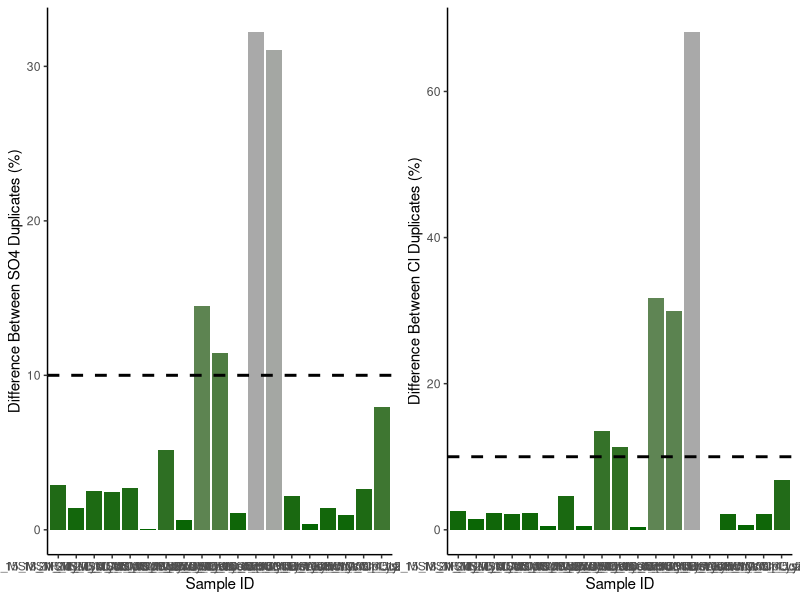
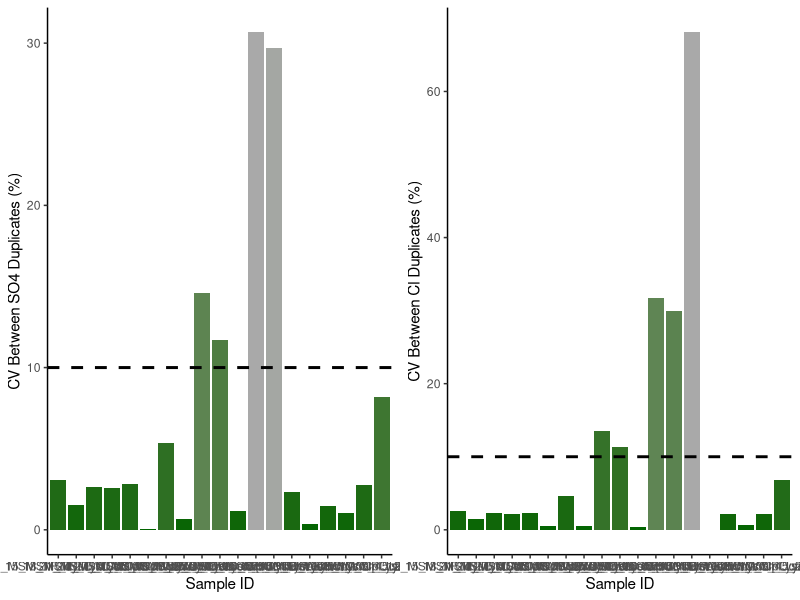
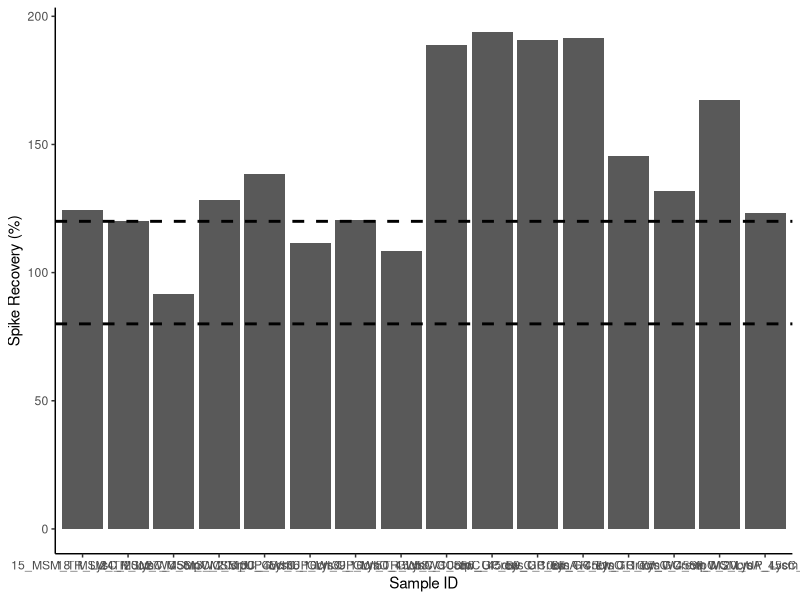

Write R code to recreate these figures, in order. (Note: this script raises an error after producing the figures.)
## ---- chunk 1
knitr::opts_chunk$set(echo = TRUE)

## Load data.table package
library(data.table)
library(ggplot2)
library(dplyr)
library(data.table)
library(matrixStats)
library(gridExtra)
library(ggpubr)
library(grid)
library(stringr)
## ---- chunk 2
# SULFATE DATA: 

## Read in raw data file from Dionex - copied and saved as a txt
Sdat <- read.table("Raw Data/COMPASS_Synoptic_CB_MonMon_202206_SO4.txt",sep='\t' , header=T, skip=3)
head(Sdat)

## Only keep the columns that we need 
Sdat <- Sdat[ ,c(2,5,7)] # dont need this here 
head(Sdat)

## Name the columns correctly 
colnames(Sdat) <- c( "Sample_ID", "SO4_ppm", "SO4_Area")
Sdat$Sample_ID <- as.factor(Sdat$Sample_ID)
Sdat$SO4_ppm <- as.numeric(Sdat$SO4_ppm)
Sdat <- as.data.frame(Sdat)
head(Sdat)

#Chloride data 
## Read in raw data file from Dionex - copied and saved as a txt
Cldat <- read.table("Raw Data/COMPASS_Synoptic_CB_MonMon_202206_Cl.txt",sep='\t' , header=T, skip=3)
head(Cldat)

## Only keep the columns that we need 
Cldat <- Cldat[ ,c(2,5,7)]
head(Cldat)

## Name the columns correctly 
colnames(Cldat) <- c( "Sample_ID", "Cl_ppm", "Cl_Area")
Cldat$Sample_ID <- as.factor(Cldat$Sample_ID)
Cldat$Cl_ppm <- as.numeric(Cldat$Cl_ppm)
Cldat <- as.data.frame(Cldat)
head(Cldat) 


## Bring the data back together: 
all_dat <- merge(Sdat, Cldat, by="Sample_ID")
head(all_dat)

## Remove empty lines 
all_dat <- all_dat[!(is.na(all_dat$Sample_ID) | all_dat$Sample_ID==""), ]
head(all_dat)

all_dat <- droplevels(all_dat[!all_dat$Sample_ID == 'Lab Blank',])
head(all_dat)



## ---- chunk 3
stds <- all_dat[grepl("Standard", all_dat$Sample_ID),]
head(stds)

stds_chk_S <- stds %>%
	group_by(Sample_ID) %>%
	summarise(mean = mean(SO4_ppm), sd = sd(SO4_ppm))
stds_chk_S$cv <- (stds_chk_S$sd/stds_chk_S$mean)*100
stds_chk_S$flag <-  ifelse(stds_chk_S$cv <2, 'YES', 'NO, rerun')
head(stds_chk_S)

stds_chk_Cl <- stds %>%
	group_by(Sample_ID) %>%
	summarise(mean = mean(Cl_ppm), sd = sd(Cl_ppm))
stds_chk_Cl$cv <- (stds_chk_Cl$sd/stds_chk_Cl$mean)*100
stds_chk_Cl$flag <-  ifelse(stds_chk_Cl$cv <2, 'YES', 'NO, rerun')
head(stds_chk_Cl)

lmS <- lm(stds$SO4_Area ~ stds$SO4_ppm)
SO4_sum <- summary(lmS)
SO4_Slope <- SO4_sum$coefficients[2, 1] 
SO4_Int <- SO4_sum$coefficients[1, 1] 


lmCl <- lm(stds$Cl_Area ~ stds$Cl_ppm)
Cl_sum <- summary(lmCl)
Cl_Slope <- Cl_sum$coefficients[2, 1] 
Cl_Int <- Cl_sum$coefficients[1, 1] 
## ---- chunk 4
#remove standards from sample dataframe
sampledat <- all_dat[!grepl("Standard", all_dat$Sample_ID),]
head(sampledat)

# Constants needed for calculations: 
clmw <- 35.45     #molecular weight of Chloride: 35.45 
smw <- 32.06      #molecular weight of sulfur: 32.06


# Convert ppm to mmol/L
sampledat$SO4_mM <- (sampledat$SO4_ppm / smw)
sampledat$Cl_mM <- (sampledat$Cl_ppm / clmw)


# Calculate Salinity 
# calculated using the Knudsen equation 
# Salinity = 0.03 + 1.8050 * Chlorinity
# Ref: A Practical Handbook of Seawater Analysis by Strickland & Parsons (P. 11)
# =((1.807*Cl_ppm)+0.026)/1000
sampledat$salinity <- ((1.8070 * sampledat$Cl_ppm) + 0.026) / 1000


head(sampledat)
## ---- chunk 5
#Show me the data that we have from the calculations 
head(sampledat)

#pull out any rows that have "dup" in the SampleID column
dups <- sampledat %>%  
  filter(str_detect(Sample_ID, "dup"))      #have to change this to match data
head(dups)

#remove these from sample dataframe in a new dataframe
sampledat2 <- sampledat %>%  
  filter(!str_detect(Sample_ID, "dup")) %>%  
  filter(!str_detect(Sample_ID, "spk")) 
head(sampledat2)


#remove the dup from these IDs so we will have duplicate sample names
dups$Sample_ID<-gsub("_dup","",as.character(dups$Sample_ID))
colnames(dups) <- c('Sample_ID', 'SO4_ppm_dup','SO4_Area_dup', 'Cl_ppm_dup','Cl_Area_dup','SO4_mM_dup', "Cl_mM_dup", "salinity_dup")
head(dups)

#put it back together with the old data set and look for duplicates 
QAdups <- merge(sampledat2, dups)
head(QAdups)

QAdups$SO4_dups_chk <- ((abs(QAdups$SO4_mM-QAdups$SO4_mM_dup))/((QAdups$SO4_mM+QAdups$SO4_mM_dup)/2))*100
QAdups$SO4_dups_flag <-  ifelse(QAdups$SO4_dups_chk <10, 'YES', 'NO, rerun')

QAdups$Cl_dups_chk <- ((abs(QAdups$Cl_mM-QAdups$Cl_mM_dup))/((QAdups$Cl_mM+QAdups$Cl_mM_dup)/2))*100
QAdups$Cl_dups_flag <-  ifelse(QAdups$Cl_dups_chk <10, 'YES', 'NO, rerun')

head(QAdups)

#plot dups output as a bar graph to easily check - want any over 10% to be red need to work on this 
Sdupsbar <- ggplot(data = QAdups, aes(x = Sample_ID, y = SO4_dups_chk, fill=SO4_dups_chk)) +
       geom_bar(stat = 'identity') + 
        scale_fill_gradient2(low='darkgreen', mid='darkgreen', high='darkgrey', space='Lab') + 
        theme_classic() + labs(x= "Sample ID", y="Difference Between SO4 Duplicates (%)") + 
        theme(legend.position="none") +  geom_hline(yintercept=10, linetype="dashed", 
                color = "black", size=1)


Cldupsbar <- ggplot(data = QAdups, aes(x = Sample_ID, y = Cl_dups_chk, fill=Cl_dups_chk)) +
       geom_bar(stat = 'identity') + 
        scale_fill_gradient2(low='darkgreen', mid='darkgreen', high='darkgrey', space='Lab') + 
        theme_classic() + labs(x= "Sample ID", y="Difference Between Cl Duplicates (%)") + 
        theme(legend.position="none") +  geom_hline(yintercept=10, linetype="dashed", 
                color = "black", size=1)

ggarrange(Sdupsbar, Cldupsbar,ncol=2, nrow=1)

#check for percent of no, reruns to see if it  would warrant reruns 
Perc_dups <- QAdups %>% 
  group_by(SO4_dups_flag) %>%
  summarise(S_no_rows = length(SO4_dups_flag)) 
Perc_dups1 <- QAdups %>% 
  group_by(Cl_dups_flag) %>%
  summarise(Cl_no_rows = length(Cl_dups_flag))
colnames(Perc_dups) <- c("Flag", "S_no_rows")
colnames(Perc_dups1) <- c("Flag", "Cl_no_rows")
Perc_dups2 <- cbind(Perc_dups, Perc_dups1)

Perc_dups2$Total <- length(QAdups$SO4_dups_flag)
Perc_dups2$S_Percent <- (Perc_dups2$S_no_rows / Perc_dups2$Total)*100
Perc_dups2$Cl_Percent <- (Perc_dups2$Cl_no_rows / Perc_dups2$Total)*100
head(Perc_dups2)


## ---- chunk 6
#the cv 
# calculate the sd bewteen the two duplicates then divide by the mean and multiply by 100 

df2 <- as.data.frame(QAdups$SO4_mM)
df2$dups <- QAdups$SO4_mM_dup

df2$sds <- apply(df2,1,sd)
df2$mean <- apply(df2, 1, mean)

QAdups$SO4_dups_cv <- (df2$sds/df2$mean) * 100
QAdups$SO4_dups_cv_flag <-  ifelse(QAdups$SO4_dups_cv <11, 'YES', 'NO, rerun')

head(QAdups)

#plot dups output as a bar graph to easily check - want any over 10% to be red need to work on this 
Sdupsbar <- ggplot(data = QAdups, aes(x = Sample_ID, y = SO4_dups_cv, fill=SO4_dups_chk)) +
       geom_bar(stat = 'identity') + 
        scale_fill_gradient2(low='darkgreen', mid='darkgreen', high='darkgrey', space='Lab') + 
        theme_classic() + labs(x= "Sample ID", y="CV Between SO4 Duplicates (%)") + 
        theme(legend.position="none") +  geom_hline(yintercept=10, linetype="dashed", 
                color = "black", size=1)


Cldupsbar <- ggplot(data = QAdups, aes(x = Sample_ID, y = Cl_dups_chk, fill=Cl_dups_chk)) +
       geom_bar(stat = 'identity') + 
        scale_fill_gradient2(low='darkgreen', mid='darkgreen', high='darkgrey', space='Lab') + 
        theme_classic() + labs(x= "Sample ID", y="CV Between Cl Duplicates (%)") + 
        theme(legend.position="none") +  geom_hline(yintercept=10, linetype="dashed", 
                color = "black", size=1)

ggarrange(Sdupsbar, Cldupsbar,ncol=2, nrow=1)

#check for percent of no, reruns to see if it  would warrant reruns 
Perc_dups <- QAdups %>% 
  group_by(SO4_dups_flag) %>%
  summarise(S_no_rows = length(SO4_dups_flag)) 
Perc_dups1 <- QAdups %>% 
  group_by(Cl_dups_flag) %>%
  summarise(Cl_no_rows = length(Cl_dups_flag))
colnames(Perc_dups) <- c("Flag", "S_no_rows")
colnames(Perc_dups1) <- c("Flag", "Cl_no_rows")
Perc_dups2 <- cbind(Perc_dups, Perc_dups1)

Perc_dups2$Total <- length(QAdups$SO4_dups_flag)
Perc_dups2$S_Percent <- (Perc_dups2$S_no_rows / Perc_dups2$Total)*100
Perc_dups2$Cl_Percent <- (Perc_dups2$Cl_no_rows / Perc_dups2$Total)*100
head(Perc_dups2)


## ---- chunk 7
#Show me the data that we have from the calculations 
head(sampledat)

#pull out any rows that have "spk" in the SampleID column
spks <- sampledat %>%  
  filter(str_detect(Sample_ID, "spk"))      #have to change this to match data
head(spks)

#remove the dup from these IDs so we will have duplicate sample names
spks$Sample_ID<-gsub("_spk","",as.character(spks$Sample_ID))
# spks <- spks[ ,-c(2:5, 7,8)]
colnames(spks) <- c('Sample_ID', 'SO4_ppm_spk', 'SO4_Area_spk', 'Cl_ppm_spk', 'Cl_Area_spk', 'SO4_mM_spk', "Cl_mM_spk", "salinity_spk")
head(spks)

#put it back together with the old data set and look for duplicates 
QAspks <- merge(sampledat, spks)
head(QAspks)

#now we need to calculate the spike concentration and calculate the spike recovery
spkconc <- (250/smw)    # in mM
spkvol <- 10             # in uL
spkvol <- spkvol/1000000 
#spike for these samples was 10uL of the 250mM standard
QAspks$SO4_spk_Conc <- (spkconc)*spkvol         # mmoles of SO4 
head(QAspks)

#need to determine dilution factors and initial amount of sample added
#if your samples are all the same dilution just use the first line 
#for Steph / COMPASS this depends on the site so... 
QAspks$Dilution <- 1
QAspks$Dilution <-  ifelse(str_detect(QAspks$Sample_ID, "MSM_UP"), 50, QAspks$Dilution)
QAspks$Dilution <-  ifelse(str_detect(QAspks$Sample_ID, "MSM_TR"), 50, QAspks$Dilution)
QAspks$Dilution <-  ifelse(str_detect(QAspks$Sample_ID, "MSM_WC"), 100, QAspks$Dilution)
QAspks$Dilution <-  ifelse(str_detect(QAspks$Sample_ID, "GCrew_UP"), 50, QAspks$Dilution)
QAspks$Dilution <-  ifelse(str_detect(QAspks$Sample_ID, "GCrew_TR"), 50, QAspks$Dilution)
QAspks$Dilution <-  ifelse(str_detect(QAspks$Sample_ID, "GCrew_WC"), 100, QAspks$Dilution)
QAspks$Dilution <-  ifelse(str_detect(QAspks$Sample_ID, "GWI_UP"), 100, QAspks$Dilution)
QAspks$Dilution <-  ifelse(str_detect(QAspks$Sample_ID, "GWI_TR"), 100, QAspks$Dilution)
QAspks$Dilution <-  ifelse(str_detect(QAspks$Sample_ID, "GWI_WC"), 200, QAspks$Dilution)
#QAspks$Dilution <-  ifelse(str_detect(QAspks$Sample_ID, "SWH_UP"), 100, QAspks$Dilution)
#QAspks$Dilution <-  ifelse(str_detect(QAspks$Sample_ID, "SWH_TR"), 100, QAspks$Dilution)
#QAspks$Dilution <-  ifelse(str_detect(QAspks$Sample_ID, "SWH_WC"), 100, QAspks$Dilution)

#Set Sample volumes in uL 
QAspks$SampleVol <- 1
QAspks$SampleVol <-  ifelse(str_detect(QAspks$Sample_ID, "MSM_UP"), 1501, QAspks$SampleVol)
QAspks$SampleVol <-  ifelse(str_detect(QAspks$Sample_ID, "MSM_TR"), 1501, QAspks$SampleVol)
QAspks$SampleVol <-  ifelse(str_detect(QAspks$Sample_ID, "MSM_WC"), 1475, QAspks$SampleVol)
QAspks$SampleVol <-  ifelse(str_detect(QAspks$Sample_ID, "GCrew_UP"), 1501, QAspks$SampleVol)
QAspks$SampleVol <-  ifelse(str_detect(QAspks$Sample_ID, "GCrew_TR"), 1501, QAspks$SampleVol)
QAspks$SampleVol <-  ifelse(str_detect(QAspks$Sample_ID, "GCrew_WC"), 1475, QAspks$SampleVol)
QAspks$SampleVol <-  ifelse(str_detect(QAspks$Sample_ID, "GWI_UP"), 1475, QAspks$SampleVol)
QAspks$SampleVol <-  ifelse(str_detect(QAspks$Sample_ID, "GWI_TR"), 1475, QAspks$SampleVol)
QAspks$SampleVol <-  ifelse(str_detect(QAspks$Sample_ID, "GWI_WC"), 1462, QAspks$SampleVol)
#QAspks$SampleVol <-  ifelse(str_detect(QAspks$Sample_ID, "SWH_UP"), 100, QAspks$SampleVol)
#QAspks$SampleVol <-  ifelse(str_detect(QAspks$Sample_ID, "SWH_TR"), 100, QAspks$SampleVol)
#QAspks$SampleVol <-  ifelse(str_detect(QAspks$Sample_ID, "SWH_WC"), 100, QAspks$SampleVol)

#change sample volume to L 
QAspks$SampleVol <- QAspks$SampleVol/1000000
head(QAspks)

#gives us the total SO4 in the sample in mmoles
QAspks$SO4_Total_unspkd <- (QAspks$SO4_mM/QAspks$Dilution)*(QAspks$SampleVol) 

##total SO4 in spiked sample in mmoles
QAspks$SO4_Total_spkd <- (QAspks$SO4_mM_spk/QAspks$Dilution)*(QAspks$SampleVol+spkvol) 

QAspks$SO4_expctd_spkd <-  (QAspks$SO4_Total_unspkd + QAspks$SO4_spk_Conc)
QAspks$spk_recovery <-    (QAspks$SO4_Total_spkd/QAspks$SO4_expctd_spkd)*100
QAspks$SO4_spks_flag <-  ifelse(QAspks$spk_recovery <=120 & QAspks$spk_recovery >=80 , 'YES', 'NO, rerun')  #fix 

head(QAspks)

#plot spk recoveries output as a bar graph to easily check - want any over 10% to be red need to work on this 
spksbar <- ggplot(data = QAspks, aes(x = Sample_ID, y = spk_recovery)) +
        geom_bar(stat = 'identity') + 
        scale_fill_manual(values=c("lightblue4")) + 
        theme_classic() + labs(x= "Sample ID", y="Spike Recovery (%)") + 
        theme(legend.position="none") +  
        geom_hline(yintercept=80, linetype="dashed", color = "black", size=1) + 
        geom_hline(yintercept=120, linetype="dashed", color = "black", size=1)

spksbar



#check for percent of no, reruns to see if it  would warrant reruns 
Perc_spks <- QAspks %>% 
  group_by(SO4_spks_flag) %>%
  summarise(no_rows = length(SO4_spks_flag)) 
Perc_spks$Total <- length(QAspks$SO4_spks_flag)
Perc_spks$Percent <- (Perc_spks$no_rows / Perc_spks$Total)*100
head(Perc_spks)

## ---- chunk 8
#for steph <- pull out identifiers of the sample names 
#pull the sample ID and separate it by the underscores 
IDs <- data.frame(do.call('rbind', strsplit(as.character(sampledat2$Sample_ID),'_',fixed=TRUE)))
colnames(IDs) <- c("Analysis_No" , "Site", "Zone", "Replicate", "Depth") #, #"Tree")
IDs$Date <- 202206
head(IDs)

#rejoin them to the dataframe
alldat <- cbind(IDs, sampledat2)
head(alldat)

## ---- chunk 9

write.csv(alldat, file="Processed Data/COMPASS_SynopticCB_PW_Processed_Cl_SO4_202206.csv")           #Change file name


